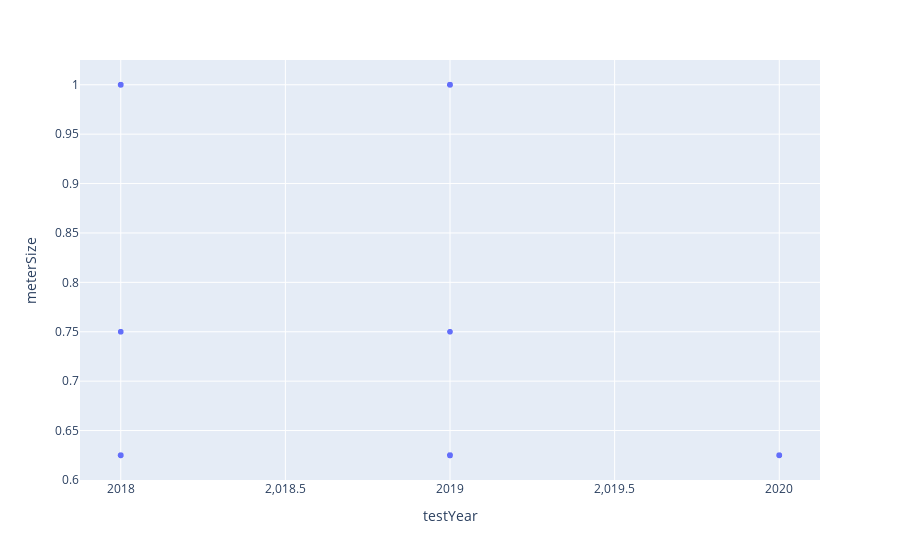

Notebook source saved alongside this figure:
### Code cell
scatter_plot(df, x='testYear', y='meterSize')

### Figure 1 — Plotly figure (JSON) as saved in the notebook; plotly's stock layout.template omitted (floating-point values rounded to 4 significant figures; data arrays with more than 128 entries replaced by an {"elided": "..."} marker saying what was removed)
{"data": [{"hovertemplate": "testYear=%{x}<br>meterSize=%{y}<extra></extra>", "legendgroup": "", "marker": {"color": "#636efa", "symbol": "circle"}, "mode": "markers", "name": "", "showlegend": false, "type": "scattergl", "x": {"elided": "1960 int values"}, "xaxis": "x", "y": {"elided": "1960 float values"}, "yaxis": "y"}], "layout": {"legend": {"tracegroupgap": 0}, "margin": {"t": 60}, "xaxis": {"anchor": "y", "domain": [0, 1], "title": {"text": "testYear"}}, "yaxis": {"anchor": "x", "domain": [0, 1], "title": {"text": "meterSize"}}}}
